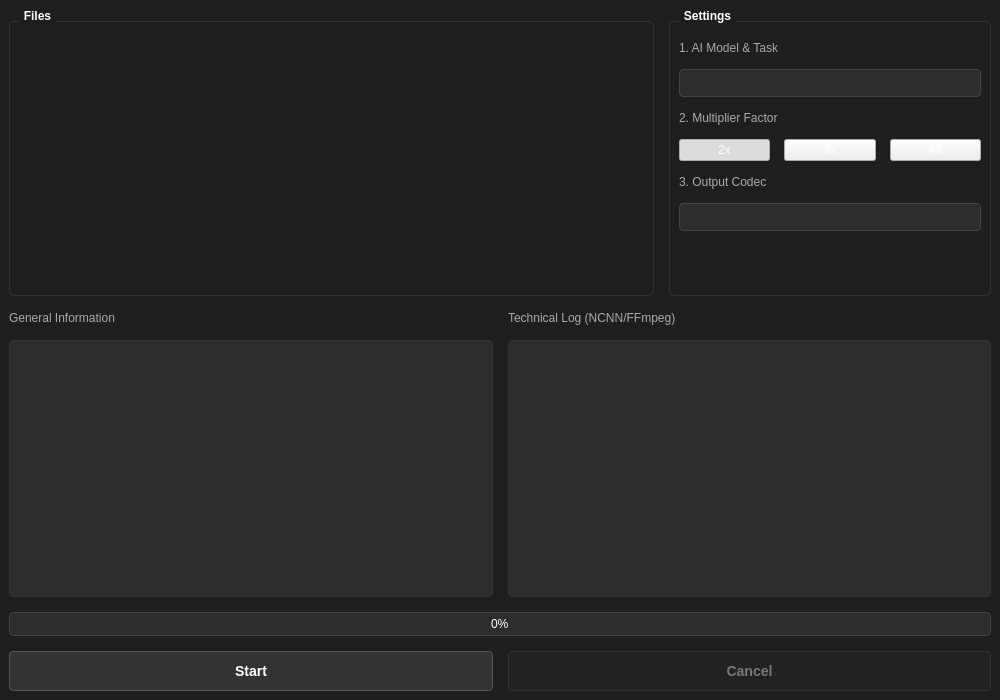
<?xml version="1.0" encoding="UTF-8"?>
<ui version="4.0">
    <class>MainWindow</class>
    <widget class="QMainWindow" name="MainWindow">
        <property name="geometry">
            <rect>
                <x>0</x>
                <y>0</y>
                <width>1000</width>
                <height>700</height>
            </rect>
        </property>
        <property name="minimumSize">
            <size>
                <width>1000</width>
                <height>700</height>
            </size>
        </property>
        <property name="windowTitle">
            <string>FHVT Video AI (NCNN Vulkan)</string>
        </property>
        <property name="styleSheet">
            <string notr="true">
    QMainWindow { background-color: #1e1e1e; }
    QWidget { color: #ffffff; font-family: 'Segoe UI', Arial; }
    QGroupBox { font-weight: bold; border: 1px solid #333333; border-radius: 6px; margin-top: 12px; padding-top: 10px; }
    QGroupBox::title { subcontrol-origin: margin; subcontrol-position: top left; left: 10px; padding: 0 3px; }
    QComboBox { background-color: #2d2d2d; border: 1px solid #444444; border-radius: 4px; padding: 5px; color: #ffffff; }
    QComboBox::drop-down { border: 0px; }
    QTextEdit { background-color: #2d2d2d; border: 1px solid #333333; border-radius: 4px; }
    QProgressBar { border: 1px solid #444444; border-radius: 4px; text-align: center; background-color: #2d2d2d; }
    QProgressBar::chunk { background-color: #2a82da; }
    QLabel { color: #aaaaaa; }
            </string>
        </property>
        <widget class="QWidget" name="main_widget">
            <layout class="QVBoxLayout" name="verticalLayout">
                <property name="spacing">
                    <number>15</number>
                </property>
                <item>
                    <layout class="QHBoxLayout" name="top_layout" stretch="2,1">
                        <item>
                            <widget class="QGroupBox" name="group_io">
                                <property name="title">
                                    <string>Files</string>
                                </property>
                                <layout class="QHBoxLayout" name="io_layout" stretch="1,1">
                                    <item>
                                        <widget class="DropZone" name="drop_in" native="true"/>
                                    </item>
                                    <item>
                                        <widget class="DropZone" name="drop_out" native="true"/>
                                    </item>
                                </layout>
                            </widget>
                        </item>
                        <item>
                            <widget class="QGroupBox" name="group_settings">
                                <property name="title">
                                    <string>Settings</string>
                                </property>
                                <layout class="QVBoxLayout" name="settings_layout">
                                    <property name="spacing">
                                        <number>14</number>
                                    </property>
                                    <item>
                                        <widget class="QLabel" name="lbl_modo">
                                            <property name="text">
                                                <string>1. AI Model &amp; Task</string>
                                            </property>
                                        </widget>
                                    </item>
                                    <item>
                                        <widget class="QComboBox" name="combo_mode"/>
                                    </item>
                                    <item>
                                        <widget class="QLabel" name="lbl_factor">
                                            <property name="text">
                                                <string>2. Multiplier Factor</string>
                                            </property>
                                        </widget>
                                    </item>
                                    <item>
                                        <layout class="QHBoxLayout" name="factor_layout">
                                            <item>
                                                <widget class="QPushButton" name="btn_factor_2x">
                                                    <property name="text">
                                                        <string>2x</string>
                                                    </property>
                                                    <property name="checkable">
                                                        <bool>true</bool>
                                                    </property>
                                                    <property name="checked">
                                                        <bool>true</bool>
                                                    </property>
                                                </widget>
                                            </item>
                                            <item>
                                                <widget class="QPushButton" name="btn_factor_3x">
                                                    <property name="text">
                                                        <string>3x</string>
                                                    </property>
                                                    <property name="checkable">
                                                        <bool>true</bool>
                                                    </property>
                                                </widget>
                                            </item>
                                            <item>
                                                <widget class="QPushButton" name="btn_factor_4x">
                                                    <property name="text">
                                                        <string>4x</string>
                                                    </property>
                                                    <property name="checkable">
                                                        <bool>true</bool>
                                                    </property>
                                                </widget>
                                            </item>
                                        </layout>
                                    </item>
                                    <item>
                                        <widget class="QLabel" name="lbl_codec">
                                            <property name="text">
                                                <string>3. Output Codec</string>
                                            </property>
                                        </widget>
                                    </item>
                                    <item>
                                        <widget class="QComboBox" name="combo_codec"/>
                                    </item>
                                    <item>
                                        <spacer name="verticalSpacer">
                                            <property name="orientation">
                                                <enum>Qt::Vertical</enum>
                                            </property>
                                            <property name="sizeHint" stdset="0">
                                                <size>
                                                    <width>20</width>
                                                    <height>40</height>
                                                </size>
                                            </property>
                                        </spacer>
                                    </item>
                                </layout>
                            </widget>
                        </item>
                    </layout>
                </item>
                <item>
                    <layout class="QHBoxLayout" name="consoles_layout" stretch="1,1">
                        <item>
                            <layout class="QVBoxLayout" name="info_layout">
                                <item>
                                    <widget class="QLabel" name="lbl_info">
                                        <property name="text">
                                            <string>General Information</string>
                                        </property>
                                    </widget>
                                </item>
                                <item>
                                    <widget class="QTextEdit" name="info_console">
                                        <property name="styleSheet">
                                            <string notr="true">color: #4CAF50; font-family: 'Consolas'; font-size: 10pt;</string>
                                        </property>
                                        <property name="readOnly">
                                            <bool>true</bool>
                                        </property>
                                    </widget>
                                </item>
                            </layout>
                        </item>
                        <item>
                            <layout class="QVBoxLayout" name="tech_layout">
                                <item>
                                    <widget class="QLabel" name="lbl_tech">
                                        <property name="text">
                                            <string>Technical Log (NCNN/FFmpeg)</string>
                                        </property>
                                    </widget>
                                </item>
                                <item>
                                    <widget class="QTextEdit" name="console">
                                        <property name="styleSheet">
                                            <string notr="true">color: #999999; font-family: 'Consolas'; font-size: 8pt;</string>
                                        </property>
                                        <property name="readOnly">
                                            <bool>true</bool>
                                        </property>
                                    </widget>
                                </item>
                            </layout>
                        </item>
                    </layout>
                </item>
                <item>
                    <widget class="QProgressBar" name="progress_bar">
                        <property name="value">
                            <number>0</number>
                        </property>
                    </widget>
                </item>
                <item>
                    <layout class="QHBoxLayout" name="btn_layout">
                        <item>
                            <widget class="QPushButton" name="btn_start">
                                <property name="minimumSize">
                                    <size>
                                        <width>0</width>
                                        <height>40</height>
                                    </size>
                                </property>
                                <property name="styleSheet">
                                    <string notr="true">
          QPushButton { background-color: #333333; border: 1px solid #555555; border-radius: 4px; color: #FFFFFF; font-weight: bold; font-size: 14px; }
          QPushButton:enabled:hover { background-color: #4CAF50; border: 1px solid #4CAF50; color: white; }
          QPushButton:disabled { background-color: #222222; color: #777777; border: 1px solid #333333; }
          QPushButton:pressed { background-color: #388E3C; }
                                    </string>
                                </property>
                                <property name="text">
                                    <string>Start</string>
                                </property>
                            </widget>
                        </item>
                        <item>
                            <widget class="QPushButton" name="btn_cancel">
                                <property name="enabled">
                                    <bool>false</bool>
                                </property>
                                <property name="minimumSize">
                                    <size>
                                        <width>0</width>
                                        <height>40</height>
                                    </size>
                                </property>
                                <property name="styleSheet">
                                    <string notr="true">
          QPushButton { background-color: #333333; border: 1px solid #555555; border-radius: 4px; color: #FFFFFF; font-weight: bold; font-size: 14px; }
          QPushButton:enabled:hover { background-color: #4CAF50; border: 1px solid #4CAF50; color: white; }
          QPushButton:disabled { background-color: #222222; color: #777777; border: 1px solid #333333; }
          QPushButton:pressed { background-color: #388E3C; }
                                    </string>
                                </property>
                                <property name="text">
                                    <string>Cancel</string>
                                </property>
                            </widget>
                        </item>
                    </layout>
                </item>
            </layout>
        </widget>
    </widget>
    <customwidgets>
        <customwidget>
            <class>DropZone</class>
            <extends>QWidget</extends>
            <header>ui.custom_widgets</header>
            <container>1</container>
        </customwidget>
    </customwidgets>
    <resources/>
    <connections/>
</ui>
